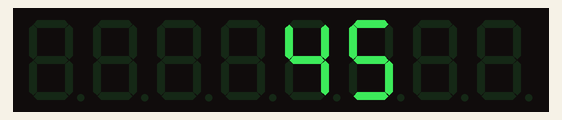
Simulated run of this sketch. Board: ATtiny85, built with avr-gcc and run on an emulated ATtiny85. Shown: 8-digit seven-segment display. Random numbers use the default seed unless the sketch sets one.

Above: at 0.3 s.
At 3.4 s:
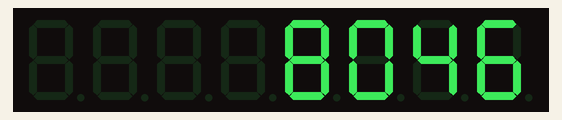
At 5.9 s:
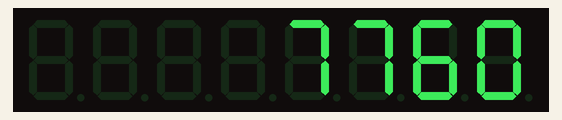
At 17.2 s:
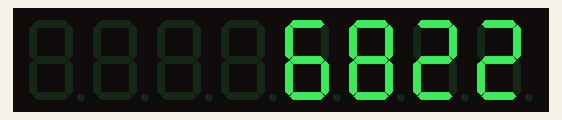
At 26.6 s:
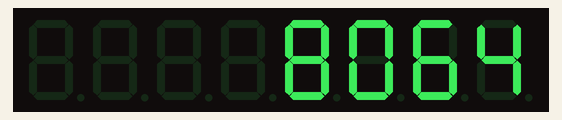
At 35.6 s:
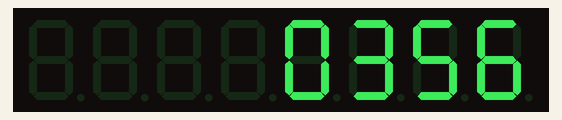

Measured:
- what the display in image 0 shows lasts 1.6 s, from 0.3 s to 1.9 s
- what the display in image 1 shows lasts 2.2 s, from 3.3 s to 5.5 s
- what the display in image 2 shows lasts 4.0 s, from 5.8 s to 9.8 s
- what the display in image 4 shows lasts 1.5 s, from 26.5 s to 28.0 s
- what the display in image 5 shows lasts 2.5 s, from 35.5 s to 38.0 s

The sketch:

_ProtonPackBlue7SegmentDisplay.ino
```cpp
// We always have to include the library
#include "LedControl.h"

/*
Now we need an LedControl to work with.
Adafruit Pro Trinket 5 V, 16 MHz
pin 11 is connected to the DataIn/MOSI/SDI/Din
pin 13 is connected to the SCK/CLK
pin 10 is connected to LOAD/CS/SS
pin 12 is connected to DataOut/MISO/SDO/Dout
We have only a single MAX7219.
*/

int csPin = 10;
int mosiPin = 11;
int misoPin = 12;
int clkPin = 13;
int numDevices = 1;
int displayAddr = 0;	//We only have 1 MAX7219 chip controlling one display

int brightness = 15;	//Brightness intensity between 0 and 15

LedControl lc = LedControl(mosiPin, clkPin, csPin, numDevices);

/* we always wait a bit between updates of the display */
//unsigned long delayval = 500;	//This is the delay in milliseconds between updates of the number displayed
unsigned long delayval;
int low = 0;	//The bottom of the number range
int high = 9;	//The top of the number range

void setup() {
//// This is for Trinket 5V 16MHz, you can remove these three lines if you are not using a Trinket
//#if defined (__AVR_ATtiny85__)
//	if (F_CPU == 16000000) clock_prescale_set(clock_div_1);
//#endif
//// End of trinket special code

	/*
	The MAX72XX is in power-saving mode on startup;
	we have to do a wakeup call
	*/
	lc.shutdown(displayAddr, false);
	/* Set the brightness to a medium value */
	lc.setIntensity(displayAddr, brightness);
	/* and clear the display */
	lc.clearDisplay(displayAddr);

}

void randomDigit0() {
	static int digit0;
	//Have the Pro Trinket randomly display digit 0 between low and high
	digit0 = random(low, high);	//Pick a random number between 0 and 9, inclusive
	lc.setDigit(displayAddr, 0, digit0, false);
	delay(10 + random(0, 2500));
}

void randomDigit1() {
	static int digit1;
	//Have the Pro Trinket randomly display digit 1 between low and high
	digit1 = random(low, high);
	lc.setDigit(displayAddr, 1, digit1, false);
	delay(10 + random(0, 1000));
}

void randomDigit2() {
	static int digit2;
	//Have the Pro Trinket randomly display digit 2 between low and high
	digit2 = random(low, high);
	lc.setDigit(displayAddr, 2, digit2, false);
	delay(10 + random(0, 3000));
}

void randomDigit3() {
	static int digit3;
	//Have the Pro Trinket randomly display digit 3 between low and high
	digit3 = random(low, high);
	lc.setDigit(displayAddr, 3, digit3, false);
	delay(10 + random(0, 250));
}

void displayNum() {
}

void loop() {
	randomDigit3();
	randomDigit2();
	randomDigit1();
	randomDigit0();
}

/*
This method will display the characters for the
word "Arduino" one after the other on digit 0.
*/
//void writeArduinoOn7Segment() {
//	lc.setChar(0, 0, 'a', false);
//	delay(delayval);
//	lc.setRow(0, 0, 0x05);
//	delay(delayval);
//	lc.setChar(0, 0, 'd', false);
//	delay(delayval);
//	lc.setRow(0, 0, 0x1c);
//	delay(delayval);
//	lc.setRow(0, 0, B00010000);
//	delay(delayval);
//	lc.setRow(0, 0, 0x15);
//	delay(delayval);
//	lc.setRow(0, 0, 0x1D);
//	delay(delayval);
//	lc.clearDisplay(0);
//	delay(delayval);
//}

///*
//This method will scroll all the hexa-decimal
//numbers and letters on the display. You will need at least
//four 7-Segment digits. otherwise it won't really look that good.
//*/
//void scrollDigits() {
//	for (int i = 0; i < 7; i++) {
//		lc.setDigit(displayAddr, 0, i, false);
//		lc.setDigit(displayAddr, 1, i + 1, false);
//		lc.setDigit(displayAddr, 2, i + 2, false);
//		lc.setDigit(displayAddr, 3, i + 3, false);
//		delay(delayval);
//	}
//	lc.clearDisplay(displayAddr);
//	delay(delayval);
//}

//void loop() {
//	//writeArduinoOn7Segment();
//	//scrollDigits();
//}


//// Arduino Pin 7 to DIN, 6 to Clk, 5 to CS, no.of devices is 1
//
//const int nDevices = 1;
//LedControl lc = LedControl(7, 6, 5, nDevices);
//void setup() {
//	// Initialize the MAX7219 device
//	for (int deviceID = 0; deviceID<nDevices; deviceID++) {
//		lc.shutdown(deviceID, false);   // Enable display
//		lc.setIntensity(deviceID, 15);  // Set brightness level (0 is min, 15 is max)
//		lc.clearDisplay(deviceID);
//	}
//}
//
//void loop() {
//	for (int deviceID = 0; deviceID<nDevices; deviceID++) {
//		for (int i = 0; i<9; i++) {
//			lc.setDigit(deviceID, i, i + 1, false);
//			delay(500);
//		}
//		lc.clearDisplay(deviceID);
//	}
//	delay(1000);
//}
```
